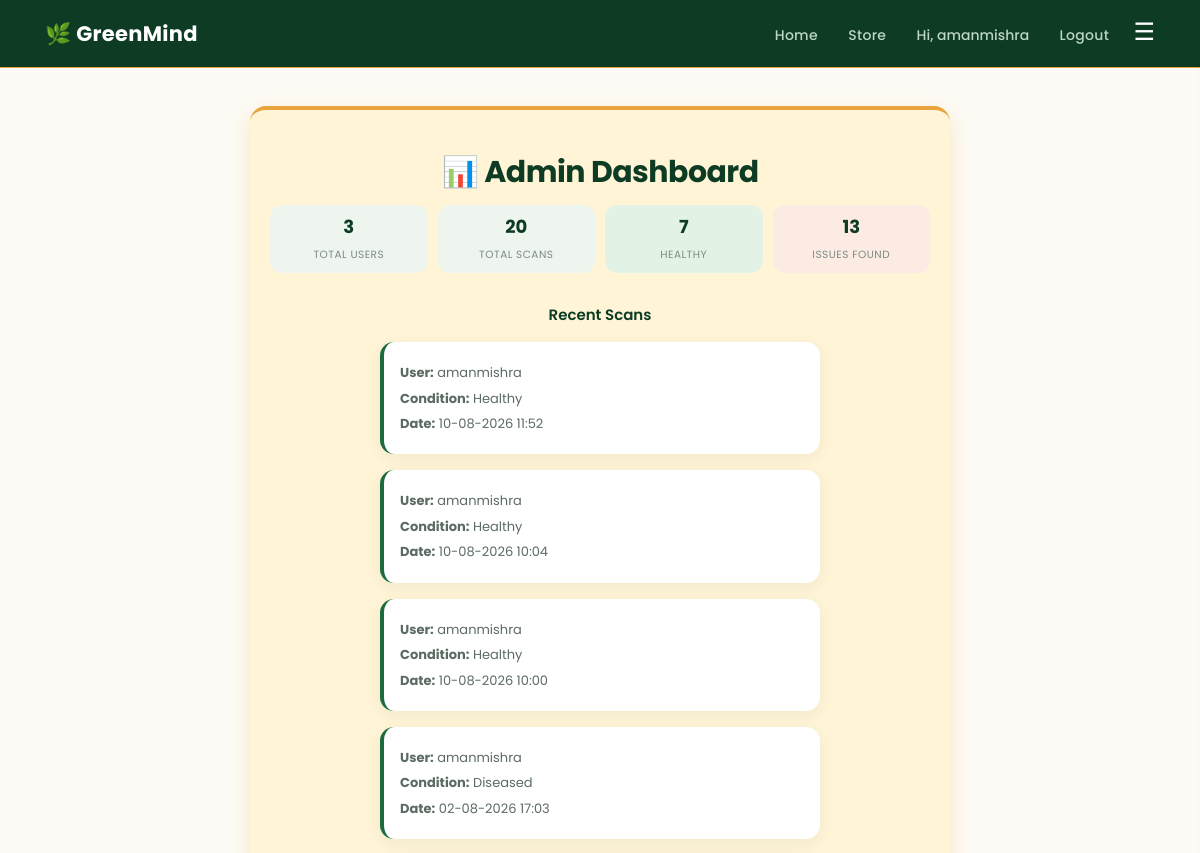
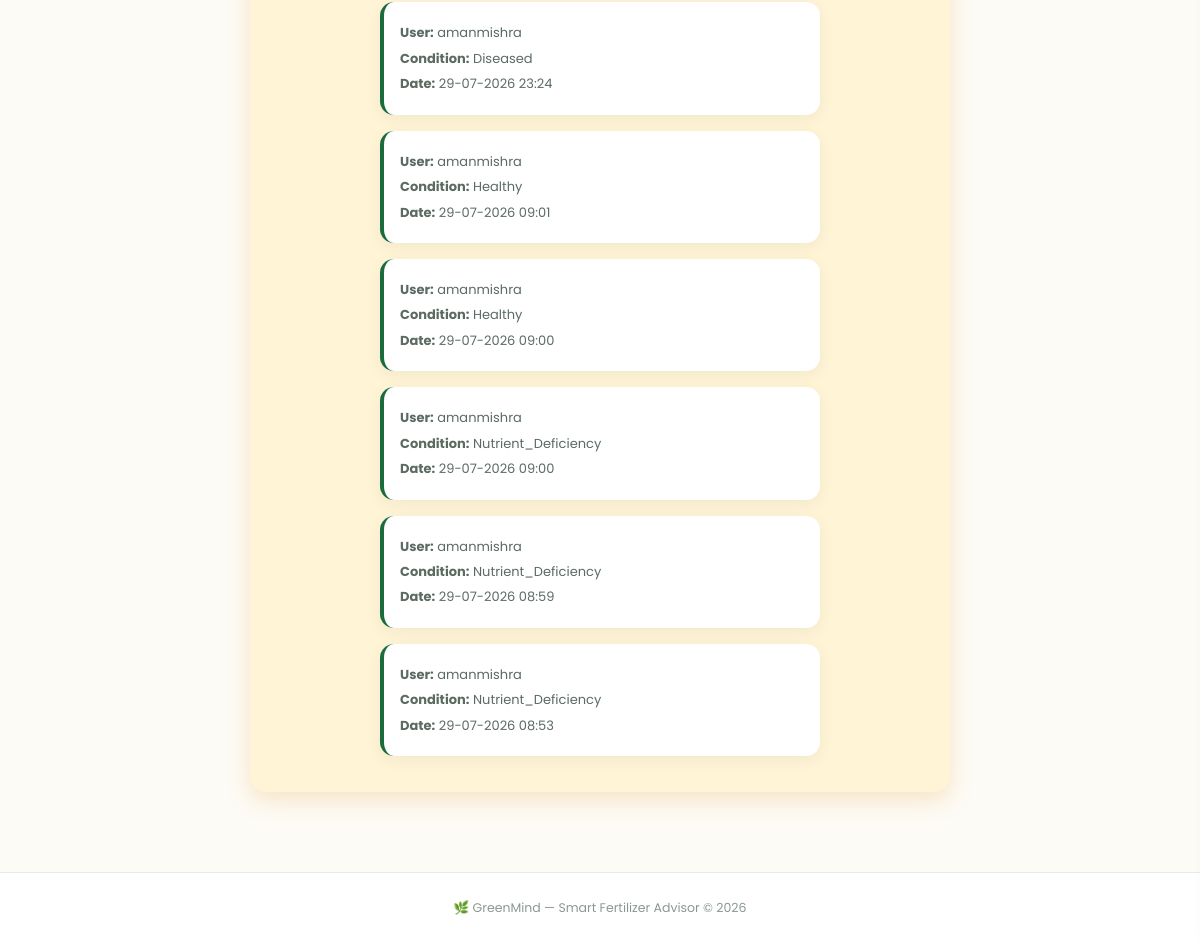
Page /admin (signed in) on the earlier database version (2 pictures, top to bottom).
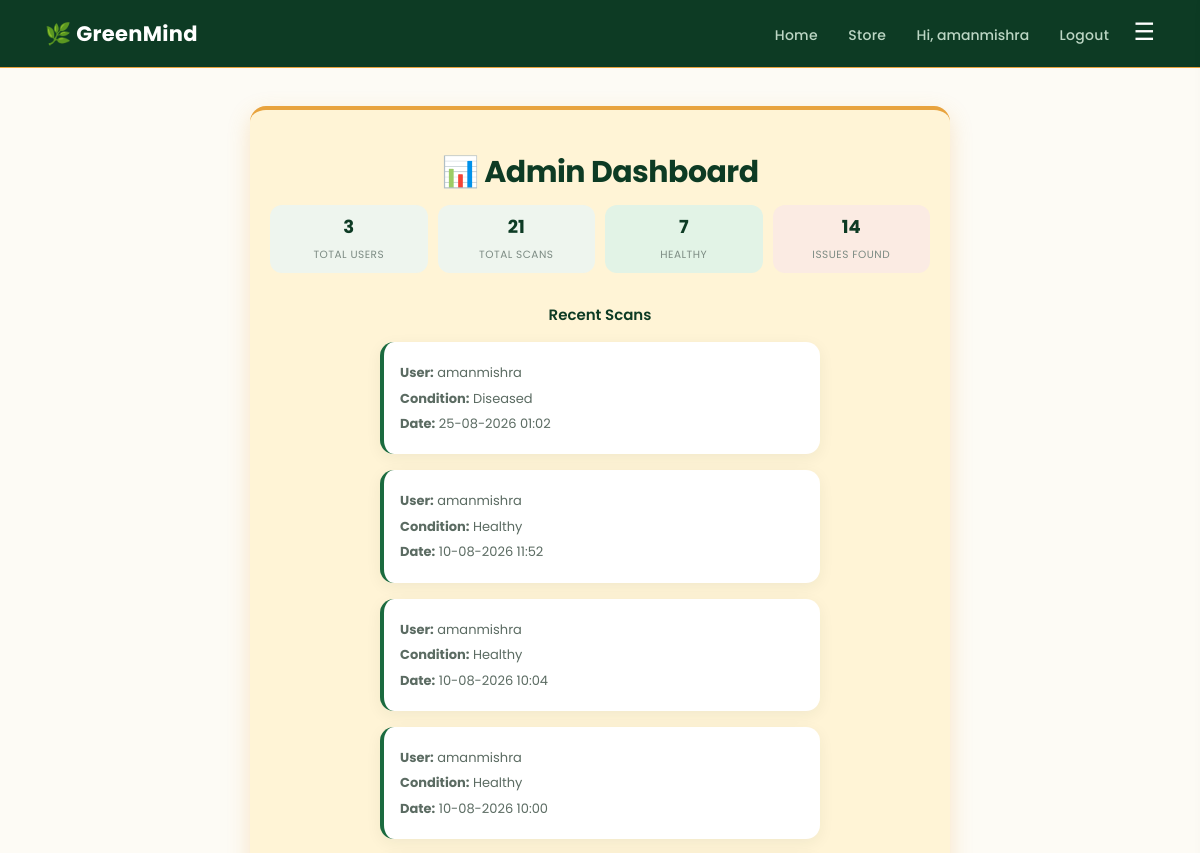
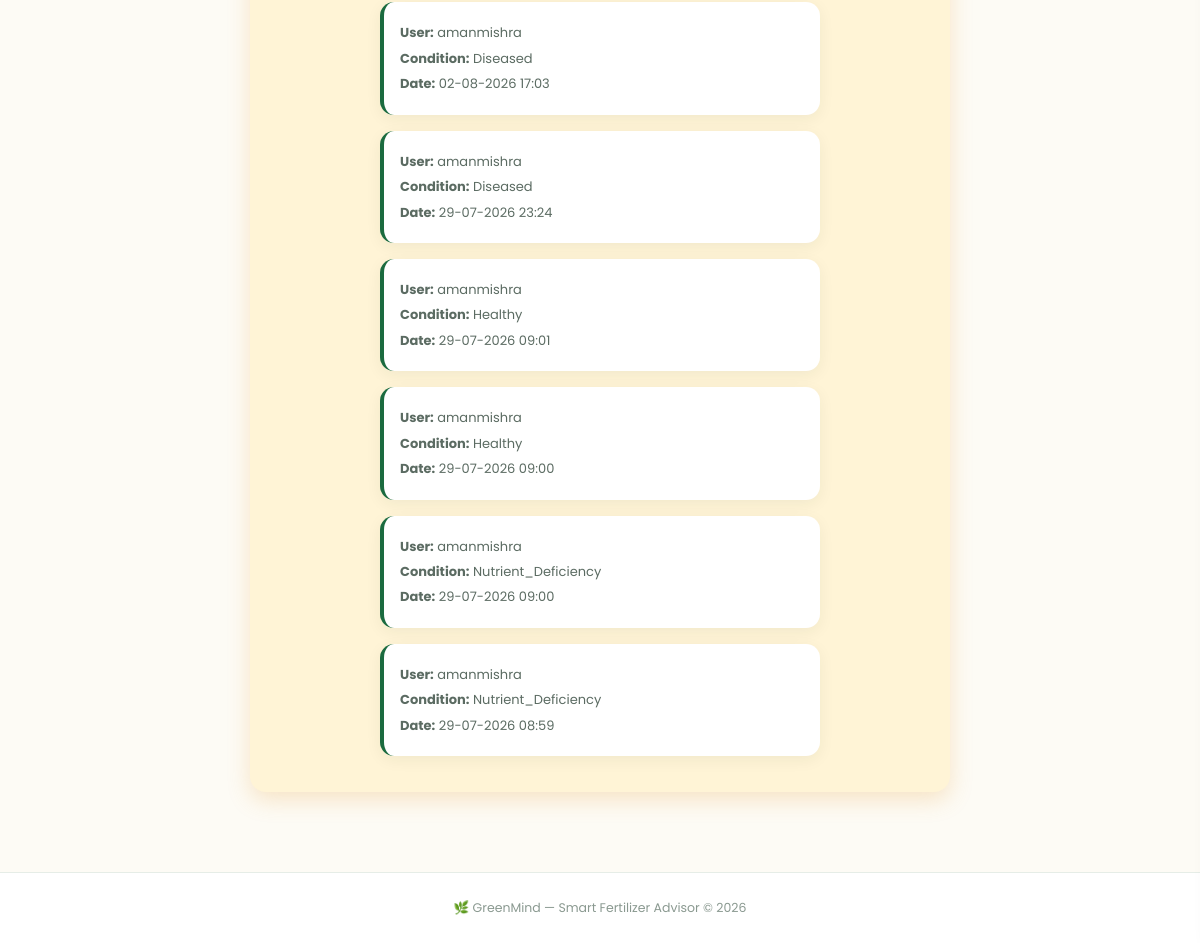
Same page on the later database version (2 pictures, top to bottom).
### tables this page shows
CREATE TABLE plant_history (
    id INTEGER PRIMARY KEY AUTOINCREMENT,
    username TEXT NOT NULL,
    filename TEXT NOT NULL,
    condition_detected TEXT NOT NULL,
    confidence REAL NOT NULL,
    upload_date TEXT NOT NULL
);

### app.py (the view)
@app.route("/admin")
def admin():
    if "username" not in session or session["username"] != "amanmishra":
        return redirect("/login")
    conn = sqlite3.connect("database.db")
    cursor = conn.cursor()
    cursor.execute("SELECT COUNT(*) FROM users")
    total_users = cursor.fetchone()[0]
    cursor.execute("SELECT COUNT(*) FROM plant_history")
    total_scans = cursor.fetchone()[0]
    cursor.execute("SELECT COUNT(*) FROM plant_history WHERE condition_detected = 'Healthy'")
    healthy_count = cursor.fetchone()[0]
    cursor.execute("SELECT COUNT(*) FROM plant_history WHERE condition_detected != 'Healthy'")
    issue_count = cursor.fetchone()[0]
    cursor.execute("SELECT username, filename, condition_detected, upload_date FROM plant_history ORDER BY id DESC LIMIT 10")
    recent_scans = cursor.fetchall()
    conn.close()
    return render_template(
        "admin.html",
        total_users=total_users,
        total_scans=total_scans,
        healthy_count=healthy_count,
        issue_count=issue_count,
        recent_scans=recent_scans
    )

### templates/admin.html
{% extends "base.html" %}
{% block content %}
<div class="quick-card" style="max-width:700px; margin:30px auto;">
    <h1>📊 Admin Dashboard</h1>
    <div class="stats-row">
        <div class="stat-box">
            <span class="stat-number">{{ total_users }}</span>
            <span class="stat-label">Total Users</span>
        </div>
        <div class="stat-box">
            <span class="stat-number">{{ total_scans }}</span>
            <span class="stat-label">Total Scans</span>
        </div>
        <div class="stat-box healthy">
            <span class="stat-number">{{ healthy_count }}</span>
            <span class="stat-label">Healthy</span>
        </div>
        <div class="stat-box issue">
            <span class="stat-number">{{ issue_count }}</span>
            <span class="stat-label">Issues Found</span>
        </div>
    </div>
    <h3 style="margin-top:30px;">Recent Scans</h3>
    {% for scan in recent_scans %}
    <div class="history-item">
        <div>
            <p><strong>User:</strong> {{ scan[0] }}</p>
            <p><strong>Condition:</strong> {{ scan[2] }}</p>
            <p><strong>Date:</strong> {{ scan[3] }}</p>
        </div>
    </div>
    {% endfor %}
</div>
{% endblock %}

### templates/base.html (shortened to what this page needs)
<!DOCTYPE html>
<html>
<head>
    <link rel="stylesheet" href="{{ url_for('static', filename='style.css') }}">
</head>
<body>
    <nav class="navbar">
        <a href="/">🌿 GreenMind</a>
        <div class="nav-links">
            <a href="/">Home</a>
            {% if session.username %}
                <a href="/store">Store</a>
                <span class="nav-user">Hi, {{ session.username }}</span>
                <a href="/logout">Logout</a>
            {% else %}
                <a href="/login">Login</a>
                <a href="/register">Register</a>
            {% endif %}
            <button class="hamburger-btn" onclick="toggleMenu()">☰</button>
        </div>
    </nav>
    <div class="page-content">
        {% block content %}{% endblock %}
    </div>
    <div class="site-footer">
        🌿 GreenMind — Smart Fertilizer Advisor &copy; 2026
    </div>
</body>
</html>

### static/style.css (style rules this page uses)
* { box-sizing: border-box; }
:root { --forest: #0d3b24; --forest-light: #1b6b3f; --accent: #e8a33d; --cream: #fdfbf5; --sage: #eef5ee; }
body { font-family: 'Poppins', 'Segoe UI', Arial, sans-serif; background: var(--cream); margin: 0; min-height: 100vh; color: #22302a; }
.navbar { display: flex; justify-content: space-between; align-items: center; background: var(--forest); padding: 18px 45px; position: sticky; top: 0; z-index: 100; border-bottom: 1px solid var(--accent); }
.navbar a { color: white; text-decoration: none; font-weight: 700; font-size: 21px; letter-spacing: 0.3px; }
.nav-links a, .nav-user { margin-left: 26px; color: #bcd6c4; font-size: 14px; font-weight: 500; transition: color 0.2s ease; position: relative; }
.page-content { padding-top: 8px; padding-bottom: 20px; min-height: calc(100vh - 200px); }
.hamburger-btn { background: none; border: none; color: white; font-size: 24px; cursor: pointer; margin-left: 20px; padding: 0; line-height: 1; }
h1 { color: var(--forest); margin-bottom: 4px; font-weight: 700; letter-spacing: -0.5px; font-size: 30px; }
h3 { color: var(--forest); margin-top: 22px; margin-bottom: 8px; font-weight: 600; font-size: 16px; }
p { color: #5b6b62; line-height: 1.65; font-size: 15px; }
.history-item { text-align: left; max-width: 440px; margin: 16px auto; background: white; padding: 16px; border-radius: 14px; display: flex; gap: 15px; align-items: center; box-shadow: 0 4px 16px rgba(13,59,36,0.06); border-left: 4px solid var(--forest-light); transition: transform 0.15s ease; }
a { color: var(--forest-light); }
.quick-card { background: #fff4d6; flex: 1; min-width: 240px; max-width: 320px; padding: 20px; border-radius: 16px; box-shadow: 0 8px 22px rgba(232, 163, 61, 0.25); text-align: center; border-top: 4px solid #e8a33d; animation: fadeUp 0.5s ease; }
.quick-card h2, .quick-card h3 { font-size: 15px; margin-top: 4px; margin-bottom: 6px; }
.quick-card p { font-size: 13px; margin: 4px 0; }
.quick-card .stats-row { margin-top: 10px; }
.quick-card .stat-box { padding: 8px 4px; }
.quick-card .stat-number { font-size: 18px; }
.stats-row { display: flex; gap: 10px; margin-top: 22px; }
.stat-box { flex: 1; background: var(--sage); border-radius: 12px; padding: 14px 4px; transition: transform 0.15s ease; }
.stat-box.healthy { background: #e2f3e6; }
.stat-box.issue { background: #fbebe3; }
.stat-number { display: block; font-size: 24px; font-weight: 700; color: var(--forest); }
.stat-label { font-size: 10.5px; color: #7c8b83; text-transform: uppercase; letter-spacing: 0.5px; }
.site-footer { text-align: center; padding: 26px; color: #8a9990; font-size: 12.5px; border-top: 1px solid #e6ede7; margin-top: 30px; background: white; }

Differences in the rows shown:
no longer on this page (row unchanged): plant_history: username "amanmishra", condition_detected "Nutrient_Deficiency", upload_date "29-07-2026 08:53"
added plant_history: username "amanmishra", condition_detected "Diseased", upload_date "25-08-2026 01:02"
Other differences:
{{ total_scans }}: "20" → "21"
{{ issue_count }}: "13" → "14"
